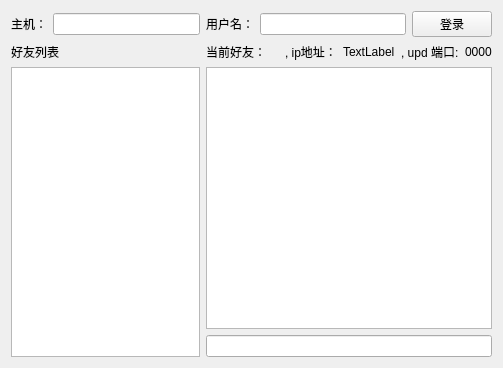
<?xml version="1.0" encoding="UTF-8"?>
<ui version="4.0">
 <class>MainWindow</class>
 <widget class="QWidget" name="MainWindow">
  <property name="geometry">
   <rect>
    <x>0</x>
    <y>0</y>
    <width>503</width>
    <height>368</height>
   </rect>
  </property>
  <property name="windowTitle">
   <string>MainWindow</string>
  </property>
  <layout class="QVBoxLayout" name="verticalLayout_3">
   <item>
    <layout class="QHBoxLayout" name="horizontalLayout">
     <item>
      <widget class="QLabel" name="label">
       <property name="text">
        <string>主机：</string>
       </property>
      </widget>
     </item>
     <item>
      <widget class="QLineEdit" name="leHost"/>
     </item>
     <item>
      <widget class="QLabel" name="label_2">
       <property name="text">
        <string>用户名：</string>
       </property>
      </widget>
     </item>
     <item>
      <widget class="QLineEdit" name="leUser"/>
     </item>
     <item>
      <widget class="QPushButton" name="pbLogin">
       <property name="text">
        <string>登录</string>
       </property>
      </widget>
     </item>
    </layout>
   </item>
   <item>
    <layout class="QHBoxLayout" name="horizontalLayout_4">
     <item>
      <layout class="QVBoxLayout" name="verticalLayout">
       <item>
        <widget class="QLabel" name="label_3">
         <property name="text">
          <string>好友列表</string>
         </property>
        </widget>
       </item>
       <item>
        <widget class="QListWidget" name="lwContacts">
         <property name="sizePolicy">
          <sizepolicy hsizetype="Preferred" vsizetype="Expanding">
           <horstretch>0</horstretch>
           <verstretch>0</verstretch>
          </sizepolicy>
         </property>
        </widget>
       </item>
      </layout>
     </item>
     <item>
      <layout class="QVBoxLayout" name="verticalLayout_2">
       <item>
        <layout class="QHBoxLayout" name="horizontalLayout_3">
         <item>
          <widget class="QLabel" name="label_5">
           <property name="text">
            <string>当前好友：</string>
           </property>
          </widget>
         </item>
         <item>
          <widget class="QLabel" name="lbCont">
           <property name="text">
            <string/>
           </property>
          </widget>
         </item>
         <item>
          <widget class="QLabel" name="label_9">
           <property name="text">
            <string>, ip地址：</string>
           </property>
          </widget>
         </item>
         <item>
          <widget class="QLabel" name="lbIp">
           <property name="text">
            <string>TextLabel</string>
           </property>
          </widget>
         </item>
         <item>
          <widget class="QLabel" name="label_7">
           <property name="text">
            <string>, upd 端口:</string>
           </property>
          </widget>
         </item>
         <item>
          <widget class="QLabel" name="lbPort">
           <property name="text">
            <string>0000</string>
           </property>
          </widget>
         </item>
        </layout>
       </item>
       <item>
        <widget class="QTextEdit" name="teMessages">
         <property name="readOnly">
          <bool>true</bool>
         </property>
         <property name="acceptRichText">
          <bool>false</bool>
         </property>
        </widget>
       </item>
       <item>
        <widget class="QLineEdit" name="leSendBuffer"/>
       </item>
      </layout>
     </item>
    </layout>
   </item>
  </layout>
 </widget>
 <resources/>
 <connections/>
</ui>
